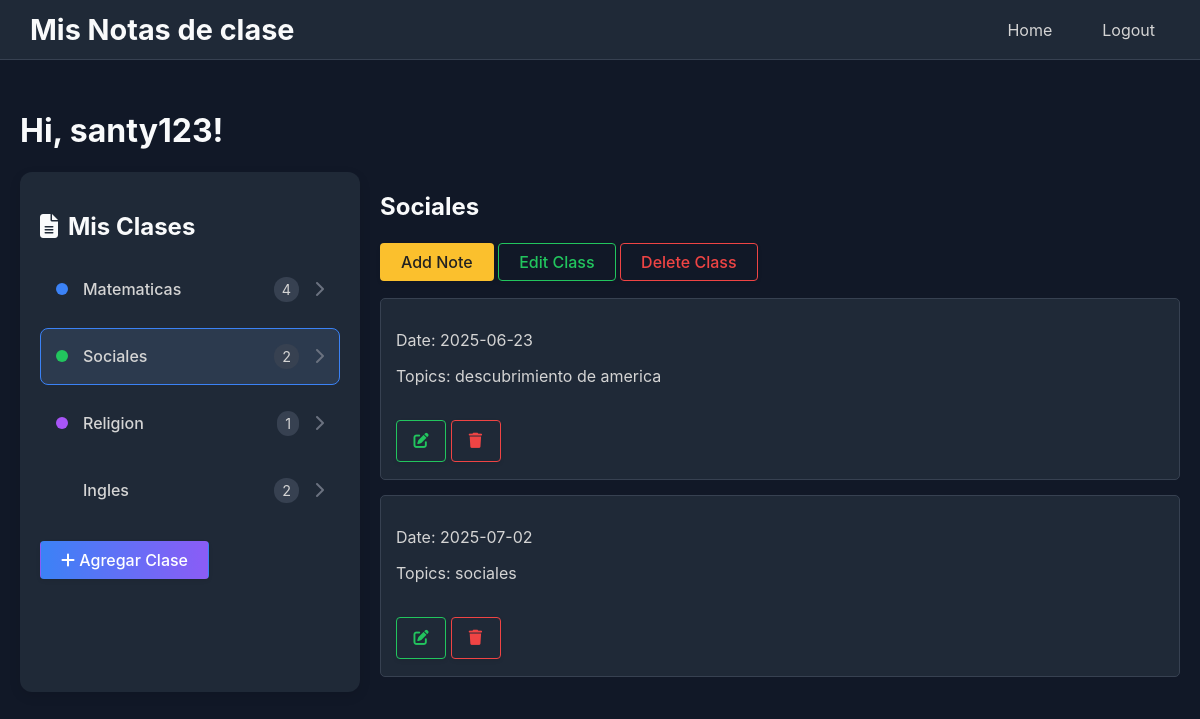
/index/2 (signed in), run on the app's committed database.
### app/models.py (models this page shows, shortened)
class User(UserMixin, db.Model):
    id = db.Column(db.Integer, primary_key=True)
    username = db.Column(db.String(64), index=True, unique=True)
    email = db.Column(db.String(120), index=True, unique=True)
    password_hash = db.Column(db.String(128))
    classes = db.relationship('Class', backref='author', lazy='dynamic')

class Class(db.Model):
    id = db.Column(db.Integer, primary_key=True)
    name = db.Column(db.String(140))
    user_id = db.Column(db.Integer, db.ForeignKey('user.id'))
    notes = db.relationship('Note', backref='cl', lazy='dynamic', cascade="all, delete-orphan")

class Note(db.Model):
    id = db.Column(db.Integer, primary_key=True)
    date = db.Column(db.String(140))
    topics = db.Column(db.String(140))
    class_id = db.Column(db.Integer, db.ForeignKey('class.id'))
    images = db.relationship('NoteImage', backref='note', lazy='dynamic', cascade="all, delete-orphan")

### app/routes.py (the view)
@app.route('/')
@app.route('/index')
@app.route('/index/<int:class_id>')
@login_required
def index(class_id=None):
    classes = Class.query.filter_by(user_id=current_user.id).all()
    if class_id is None and classes:
        selected_class = classes[0]
    else:
        selected_class = Class.query.get(class_id)
    notes = []
    if selected_class:
        notes = Note.query.filter_by(class_id=selected_class.id).all()
    return render_template('index.html', title='Home', classes=classes, notes=notes, selected_class=selected_class)

### app/models.py (called while the page is built)
@login.user_loader
def load_user(id):
    return User.query.get(int(id))

### app/templates/index.html (shortened to what this page needs)
{% extends "base.html" %}
{% block content %}
    <h1>Hi, {{ current_user.username }}!</h1>
    <div class="container">
        <div class="classes-menu">
            <h2><i class="fa-solid fa-file-lines"></i> Mis Clases</h2>
            <ul class="class-list">
                {% for class in classes %}
                <li class="class-item {% if selected_class and class.id == selected_class.id %}active{% endif %}">
                    <a href="{{ url_for('index', class_id=class.id) }}">
                        <span class="class-color-dot"></span>
                        <span class="class-name">{{ class.name }}</span>
                        <span class="note-count">{{ class.notes.count() }}</span>
                        <i class="fa-solid fa-chevron-right"></i>
                    </a>
                </li>
                {% endfor %}
            </ul>
            <a href="{{ url_for('add_class') }}" class="btn-action btn-add-class">
                <i class="fa-solid fa-plus"></i> Agregar Clase
            </a>
        </div>
        <div class="day-notes">
            {% if selected_class %}
                <h2>{{ selected_class.name }}</h2>
                <a href="{{ url_for('add_note', class_id=selected_class.id) }}" class="btn-action btn-note">Add Note</a>
                <a href="{{ url_for('edit_class', id=selected_class.id) }}" class="btn-action btn-edit">Edit Class</a>
                <a href="{{ url_for('delete_class', id=selected_class.id) }}" class="btn-action btn-delete">Delete Class</a>
                {% for note in notes %}
                    <div class="note">
                        <p>Date: {{ note.date }}</p>
                        <p>Topics: {{ note.topics }}</p>
                        <div class="note-actions">
                            <a href="{{ url_for('edit_note', id=note.id) }}" class="btn-action btn-edit btn-icon" title="Edit Note"><i class="fa-solid fa-pen-to-square"></i></a>
                            <a href="{{ url_for('delete_note', id=note.id) }}" class="btn-action btn-delete btn-icon" title="Delete Note"><i class="fa-solid fa-trash"></i></a>
                        </div>
                    </div>
                {% endfor %}
            {% else %}
                <h2>Day Notes</h2>
                <p>No class selected. Select a class to see the notes.</p>
            {% endif %}
        </div>
    </div>
{% endblock %}

### app/templates/base.html (shortened to what this page needs)
<html lang="en">
<head>
    <link rel="stylesheet" href="{{ url_for('static', filename='style.css') }}">
    <link rel="stylesheet" href="https://cdnjs.cloudflare.com/ajax/libs/font-awesome/6.5.0/css/all.min.css" />
    <link rel="stylesheet" href="https://cdn.jsdelivr.net/npm/flatpickr/dist/flatpickr.min.css">
</head>
<body>
    <nav class="navbar">
        <div class="navbar-title">Mis Notas de clase</div>
        <div class="navbar-links">
            <a href="{{ url_for('index') }}">Home</a>
            {% if current_user.is_anonymous %}
            <a href="{{ url_for('login') }}">Login</a>
            <a href="{{ url_for('register') }}">Register</a>
            {% else %}
            <a href="{{ url_for('logout') }}">Logout</a>
            {% endif %}
        </div>
    </nav>
    <div class="main-content">
        {% block content %}{% endblock %}
    </div>
</body>
</html>

### app/static/style.css (style rules this page uses)
body { font-family: -apple-system, BlinkMacSystemFont, "Segoe UI", Roboto, Helvetica, Arial, sans-serif; margin: 0; display: flex; height: 100vh; background-color: #111827; color: #d4d4d4; }
.navbar { width: 100%; background-color: #1F2937; display: flex; align-items: center; justify-content: space-between; padding: 0 30px; height: 60px; border-bottom: 1px solid #374151; position: fixed; top: 0; left: 0; z-index: 1000; box-sizing: border-box; }
.navbar-title { color: #F9FAFB; font-size: 1.8em; font-weight: bold; white-space: nowrap; }
.navbar-links { display: flex; gap: 20px; flex-wrap: wrap; align-items: center; }
.navbar-links a { color: #d4d4d4; text-decoration: none; padding: 10px 15px; border-radius: 5px; transition: background 0.2s; white-space: nowrap; }
.main-content { flex-grow: 1; padding: 20px; background-color: #111827; overflow-y: auto; margin-top: 70px; }
.container { display: flex; gap: 20px; }
.classes-menu { width: 300px; background-color: #1F2937; padding: 20px; border-radius: 12px; box-shadow: 0 4px 12px rgba(0, 0, 0, 0.1); }
.classes-menu h2 { display: flex; align-items: center; gap: 10px; font-size: 1.5em; margin-bottom: 20px; }
.class-list { list-style: none; padding: 0; margin: 0; margin-bottom: 20px; }
.class-item { display: flex; align-items: center; padding: 15px; border-radius: 8px; margin-bottom: 10px; cursor: pointer; transition: background-color 0.2s; border: 1px solid transparent; }
.class-item.active { background-color: #2c3a4e; border-color: #3b82f6; }
.class-color-dot { width: 12px; height: 12px; border-radius: 50%; margin-right: 15px; }
.class-item:nth-child(1) .class-color-dot { background-color: #3b82f6; }
.class-item:nth-child(2) .class-color-dot { background-color: #22c55e; }
.class-item:nth-child(3) .class-color-dot { background-color: #a855f7; }
.class-name { flex-grow: 1; font-weight: 500; }
.note-count { background-color: #374151; padding: 4px 8px; border-radius: 12px; font-size: 0.9em; margin-right: 15px; }
.class-item i { color: #6b7280; }
.btn-add-class { display: flex; align-items: center; justify-content: center; padding: 15px; border-radius: 8px; background: linear-gradient(to right, #3b82f6, #8b5cf6); color: white; font-size: 1.1em; font-weight: 500; text-decoration: none; gap: 10px; }
.day-notes { flex-grow: 1; }
.note { background-color: #1F2937; border: 1px solid #374151; padding: 15px; margin-bottom: 15px; margin-top: 15px; border-radius: 5px; }
.note-actions { margin-top: 16px; }
h1, h2, h3 { color: #F9FAFB; }
a { color: #38bdf8; }
.btn-action { display: inline-block; font-family: inherit; font-size: 1em; font-weight: 500; padding: 8px 20px; border: 1px solid transparent; border-radius: 4px; box-shadow: 0 2px 4px rgba(0,0,0,0.08); cursor: pointer; transition: background 0.2s, box-shadow 0.2s, color 0.2s; text-decoration: none; margin: 2px 0; }
.btn-edit { background: transparent; color: #22c55e; border-color: #22c55e; }
.btn-delete { background: transparent; color: #ef4444; border-color: #ef4444; }
.btn-note { background: #fbc02d; color: #222; }
.btn-icon { padding: 4px 8px; font-size: 0.95em; min-width: 32px; min-height: 32px; display: inline-flex; align-items: center; justify-content: center; }
.class-item a { text-decoration: none; color: inherit; display: flex; align-items: center; width: 100%; }

### data on the page
User: username "santy123"
Class: name "Matematicas", notes.count "4"
Class: name "Sociales", notes.count "2"
Class: name "Religion", notes.count "1"
Class: name "Ingles", notes.count "2"
Note: date "2025-06-23", topics "descubrimiento de america"
Note: date "2025-07-02", topics "sociales"
